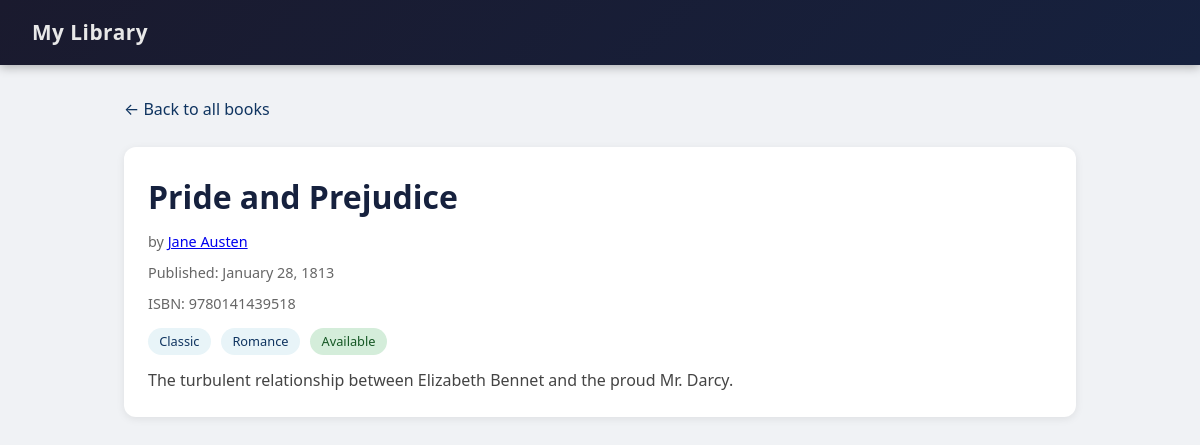
The app's page /book/5/ with its own data.
### library/models.py (models this page shows, shortened)
class Book(models.Model):
    title = models.CharField(max_length=200)
    author = models.ForeignKey(Author, on_delete=models.CASCADE, related_name='books')
    genre = models.ManyToManyField(Genre, blank=True, related_name='books')
    published_date = models.DateField(blank=True, null=True)
    isbn = models.CharField('ISBN', max_length=13, blank=True)
    summary = models.TextField(blank=True)
    available = models.BooleanField(default=True)
    created_at = models.DateTimeField(auto_now_add=True)
    class Meta:
        ordering = ['title']

class Author(models.Model):
    first_name = models.CharField(max_length=100)
    last_name = models.CharField(max_length=100)
    birth_date = models.DateField(blank=True, null=True)
    bio = models.TextField(blank=True)
    class Meta:
        ordering = ['last_name', 'first_name']
    def __str__(self):
        return f"{self.first_name} {self.last_name}"

class Genre(models.Model):
    name = models.CharField(max_length=100, unique=True)
    class Meta:
        ordering = ['name']

### library/views.py (the view)
# urls.py: path('book/<int:pk>/', views.book_detail, name='book_detail'),
def book_detail(request, pk):
    book = get_object_or_404(
        Book.objects.select_related('author').prefetch_related('genre'),
        pk=pk,
    )
    return render(request, 'library/book_detail.html', {'book': book})

### library/templates/library/book_detail.html (shortened to what this page needs)
{% extends "library/base.html" %}
{% block content %}
<a href="{% url 'library:home' %}" class="back-link">&larr; Back to all books</a>
<div class="card">
    <h1 class="detail-header">{{ book.title }}</h1>
    <p class="meta">
        by <a href="{% url 'library:author_detail' book.author.pk %}">{{ book.author }}</a>
    </p>
    {% if book.published_date %}
    <p class="meta">Published: {{ book.published_date|date:"F j, Y" }}</p>
    {% endif %}
    {% if book.isbn %}
    <p class="meta">ISBN: {{ book.isbn }}</p>
    {% endif %}
    <div style="margin-top: 0.5rem;">
        {% for genre in book.genre.all %}
        <span class="badge">{{ genre.name }}</span>
        {% endfor %}
        {% if book.available %}
        <span class="badge badge-available">Available</span>
        {% else %}
        <span class="badge badge-unavailable">Checked out</span>
        {% endif %}
    </div>
    {% if book.summary %}
    <p class="summary">{{ book.summary }}</p>
    {% endif %}
</div>
{% endblock %}

### library/templates/library/base.html (style rules this page uses)
*, *::before, *::after { box-sizing: border-box; margin: 0; padding: 0; }
body { font-family: 'Segoe UI', system-ui, -apple-system, sans-serif; background: #f0f2f5; color: #1a1a2e; line-height: 1.6; }
h1 { font-size: 2rem; margin-bottom: 1.5rem; color: #16213e; }
.card { background: #fff; border-radius: 12px; padding: 1.5rem; margin-bottom: 1rem; box-shadow: 0 2px 8px rgba(0,0,0,0.08); transition: transform 0.15s, box-shadow 0.15s; }
.meta { color: #666; font-size: 0.9rem; margin-bottom: 0.5rem; }
.badge { display: inline-block; background: #e8f4f8; color: #0f3460; padding: 0.2rem 0.7rem; border-radius: 20px; font-size: 0.8rem; margin-right: 0.4rem; margin-top: 0.3rem; }
.badge-available { background: #d4edda; color: #155724; }
.back-link { display: inline-block; margin-bottom: 1.5rem; color: #0f3460; text-decoration: none; }
.summary { color: #444; margin-top: 0.8rem; }
.detail-header { margin-bottom: 0.5rem; }

### records on screen
Book: title "Pride and Prejudice", author "Jane Austen", published_date "January 28, 1813", isbn "9780141439518", summary "The turbulent relationship between Elizabeth Bennet and the proud Mr. Darcy."
Genre: name "Classic"
Genre: name "Romance"
